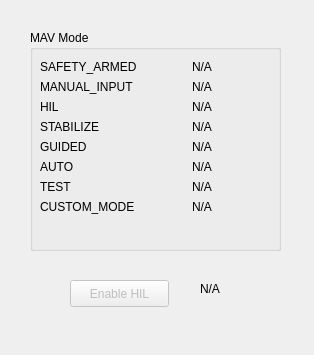
<?xml version="1.0" encoding="UTF-8"?>
<ui version="4.0">
 <class>HilWidget</class>
 <widget class="QWidget" name="HilWidget">
  <property name="geometry">
   <rect>
    <x>0</x>
    <y>0</y>
    <width>314</width>
    <height>355</height>
   </rect>
  </property>
  <property name="windowTitle">
   <string>MAVLINK</string>
  </property>
  <widget class="QPushButton" name="button_set_hil_mode">
   <property name="enabled">
    <bool>false</bool>
   </property>
   <property name="geometry">
    <rect>
     <x>70</x>
     <y>280</y>
     <width>99</width>
     <height>27</height>
    </rect>
   </property>
   <property name="text">
    <string>Enable HIL</string>
   </property>
  </widget>
  <widget class="QGroupBox" name="groupBox">
   <property name="geometry">
    <rect>
     <x>30</x>
     <y>30</y>
     <width>251</width>
     <height>221</height>
    </rect>
   </property>
   <property name="title">
    <string>MAV Mode</string>
   </property>
   <property name="alignment">
    <set>Qt::AlignLeading|Qt::AlignLeft|Qt::AlignTop</set>
   </property>
   <widget class="QWidget" name="formLayoutWidget">
    <property name="geometry">
     <rect>
      <x>10</x>
      <y>30</y>
      <width>221</width>
      <height>181</height>
     </rect>
    </property>
    <layout class="QFormLayout" name="mav_mode_layout">
     <property name="labelAlignment">
      <set>Qt::AlignLeading|Qt::AlignLeft|Qt::AlignVCenter</set>
     </property>
     <property name="formAlignment">
      <set>Qt::AlignHCenter|Qt::AlignTop</set>
     </property>
     <item row="0" column="0">
      <widget class="QLabel" name="label_mode_safety_armed">
       <property name="text">
        <string>SAFETY_ARMED</string>
       </property>
      </widget>
     </item>
     <item row="0" column="1">
      <widget class="QLabel" name="text_mode_safety_armed">
       <property name="text">
        <string>N/A</string>
       </property>
       <property name="alignment">
        <set>Qt::AlignCenter</set>
       </property>
      </widget>
     </item>
     <item row="1" column="0">
      <widget class="QLabel" name="label_mode_manual_input">
       <property name="text">
        <string>MANUAL_INPUT</string>
       </property>
      </widget>
     </item>
     <item row="1" column="1">
      <widget class="QLabel" name="text_mode_manual_input">
       <property name="text">
        <string>N/A</string>
       </property>
       <property name="alignment">
        <set>Qt::AlignCenter</set>
       </property>
      </widget>
     </item>
     <item row="2" column="0">
      <widget class="QLabel" name="label_mode_hil">
       <property name="text">
        <string>HIL</string>
       </property>
      </widget>
     </item>
     <item row="2" column="1">
      <widget class="QLabel" name="text_mode_hil">
       <property name="text">
        <string>N/A</string>
       </property>
       <property name="alignment">
        <set>Qt::AlignCenter</set>
       </property>
      </widget>
     </item>
     <item row="7" column="0">
      <widget class="QLabel" name="label_mode_custom_mode">
       <property name="text">
        <string>CUSTOM_MODE</string>
       </property>
      </widget>
     </item>
     <item row="7" column="1">
      <widget class="QLabel" name="text_mode_custom_mode">
       <property name="text">
        <string>N/A</string>
       </property>
       <property name="alignment">
        <set>Qt::AlignCenter</set>
       </property>
      </widget>
     </item>
     <item row="3" column="0">
      <widget class="QLabel" name="label_mode_stabilize">
       <property name="text">
        <string>STABILIZE</string>
       </property>
      </widget>
     </item>
     <item row="4" column="0">
      <widget class="QLabel" name="label_mode_guided">
       <property name="text">
        <string>GUIDED</string>
       </property>
      </widget>
     </item>
     <item row="5" column="0">
      <widget class="QLabel" name="label_mode_auto">
       <property name="text">
        <string>AUTO</string>
       </property>
      </widget>
     </item>
     <item row="6" column="0">
      <widget class="QLabel" name="label_mode_test">
       <property name="text">
        <string>TEST</string>
       </property>
      </widget>
     </item>
     <item row="3" column="1">
      <widget class="QLabel" name="text_mode_stabilize">
       <property name="text">
        <string>N/A</string>
       </property>
       <property name="alignment">
        <set>Qt::AlignCenter</set>
       </property>
      </widget>
     </item>
     <item row="4" column="1">
      <widget class="QLabel" name="text_mode_guided">
       <property name="text">
        <string>N/A</string>
       </property>
       <property name="alignment">
        <set>Qt::AlignCenter</set>
       </property>
      </widget>
     </item>
     <item row="5" column="1">
      <widget class="QLabel" name="text_mode_auto">
       <property name="text">
        <string>N/A</string>
       </property>
       <property name="alignment">
        <set>Qt::AlignCenter</set>
       </property>
      </widget>
     </item>
     <item row="6" column="1">
      <widget class="QLabel" name="text_mode_test">
       <property name="text">
        <string>N/A</string>
       </property>
       <property name="alignment">
        <set>Qt::AlignCenter</set>
       </property>
      </widget>
     </item>
    </layout>
   </widget>
  </widget>
  <widget class="QLabel" name="text_mav_status">
   <property name="geometry">
    <rect>
     <x>200</x>
     <y>280</y>
     <width>26</width>
     <height>17</height>
    </rect>
   </property>
   <property name="text">
    <string>N/A</string>
   </property>
  </widget>
 </widget>
 <resources/>
 <connections/>
</ui>
